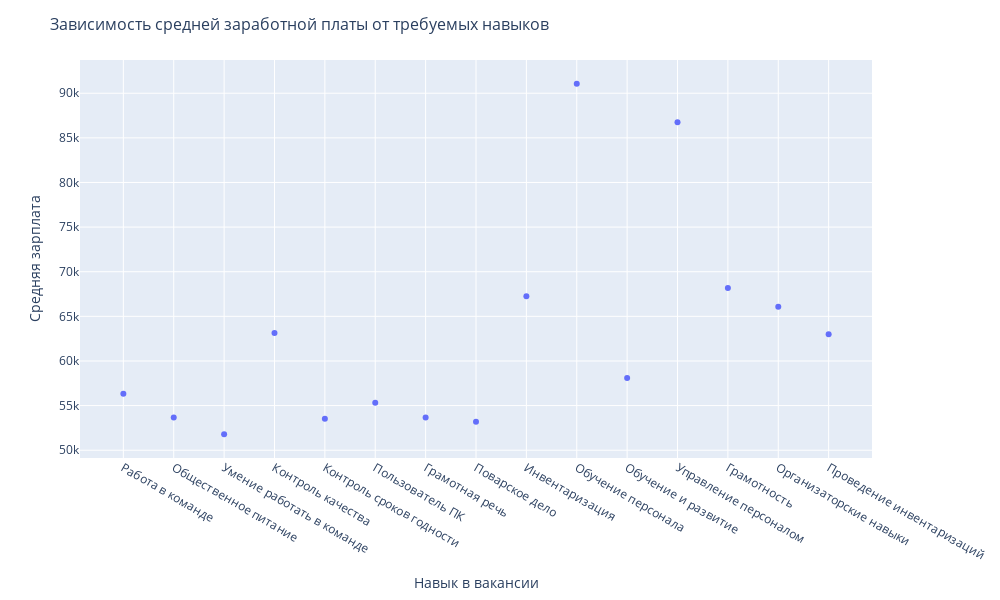

Here is the notebook cell this chart was saved with:
### Code cell
show_sal_avg_to_skills_cook()

### Figure 1 — Plotly figure (JSON) as saved in the notebook; plotly's stock layout.template omitted (floating-point values rounded to 4 significant figures)
{"data": [{"hovertemplate": "index=%{x}<br>average_salary=%{y}<extra></extra>", "legendgroup": "", "marker": {"color": "#636efa", "symbol": "circle"}, "mode": "markers", "name": "", "orientation": "v", "showlegend": false, "type": "scatter", "x": ["Работа в команде", "Общественное питание", "Умение работать в команде", "Контроль качества", "Контроль сроков годности", "Пользователь ПК", "Грамотная речь", "Поварское дело", "Инвентаризация", "Обучение персонала", "Обучение и развитие", "Управление персоналом", "Грамотность", "Организаторские навыки", "Проведение инвентаризаций"], "xaxis": "x", "y": [56330.0, 53680.0, 51780.0, 63140.0, 53510.0, 55320.0, 53660.0, 53180.0, 67260.0, 91070.0, 58080.0, 86760.0, 68190.0, 66080.0, 62990.0], "yaxis": "y"}], "layout": {"height": 600, "legend": {"tracegroupgap": 0}, "margin": {"t": 60}, "title": {"font": {"size": 16}, "text": "Зависимость средней заработной платы от требуемых навыков"}, "width": 1000, "xaxis": {"anchor": "y", "domain": [0, 1], "title": {"text": "Навык в вакансии"}}, "yaxis": {"anchor": "x", "domain": [0, 1], "title": {"text": "Средняя зарплата"}}}}
